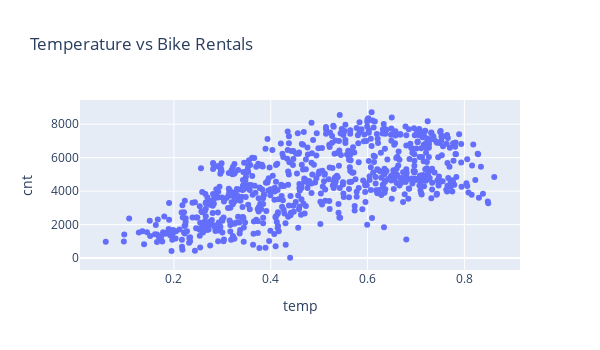

The notebook cell saved with this chart:
### Markdown cell above
### 2. scatter - temp vs cnt

### Code cell
fig = px.scatter(data, x='temp', y='cnt',
                 title="Temperature vs Bike Rentals",
                         width=600,   height=350)
fig.show()

### Figure 1 — Plotly figure (JSON) as saved in the notebook; plotly's stock layout.template omitted (floating-point values rounded to 4 significant figures; data arrays with more than 128 entries replaced by an {"elided": "..."} marker saying what was removed)
{"data": [{"hovertemplate": "temp=%{x}<br>cnt=%{y}<extra></extra>", "legendgroup": "", "marker": {"color": "#636efa", "symbol": "circle"}, "mode": "markers", "name": "", "orientation": "v", "showlegend": false, "type": "scatter", "x": {"elided": "731 float values"}, "xaxis": "x", "y": {"elided": "731 int values"}, "yaxis": "y"}], "layout": {"height": 350, "legend": {"tracegroupgap": 0}, "title": {"text": "Temperature vs Bike Rentals"}, "width": 600, "xaxis": {"anchor": "y", "domain": [0, 1], "title": {"text": "temp"}}, "yaxis": {"anchor": "x", "domain": [0, 1], "title": {"text": "cnt"}}}}
